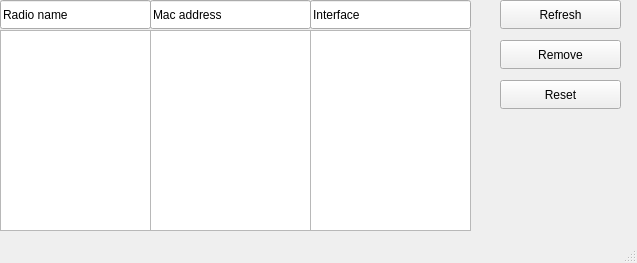
<?xml version="1.0" encoding="UTF-8"?>
<ui version="4.0">
 <class>MainWindow</class>
 <widget class="QMainWindow" name="MainWindow">
  <property name="geometry">
   <rect>
    <x>0</x>
    <y>0</y>
    <width>637</width>
    <height>263</height>
   </rect>
  </property>
  <property name="windowTitle">
   <string>Connection table</string>
  </property>
  <widget class="QWidget" name="centralwidget">
   <widget class="QListWidget" name="macField">
    <property name="geometry">
     <rect>
      <x>150</x>
      <y>30</y>
      <width>161</width>
      <height>201</height>
     </rect>
    </property>
   </widget>
   <widget class="QPushButton" name="refreshButton">
    <property name="geometry">
     <rect>
      <x>500</x>
      <y>0</y>
      <width>121</width>
      <height>29</height>
     </rect>
    </property>
    <property name="text">
     <string>Refresh</string>
    </property>
   </widget>
   <widget class="QListWidget" name="interfaceField">
    <property name="geometry">
     <rect>
      <x>310</x>
      <y>30</y>
      <width>161</width>
      <height>201</height>
     </rect>
    </property>
   </widget>
   <widget class="QPushButton" name="removeButton">
    <property name="geometry">
     <rect>
      <x>500</x>
      <y>40</y>
      <width>121</width>
      <height>29</height>
     </rect>
    </property>
    <property name="text">
     <string>Remove</string>
    </property>
   </widget>
   <widget class="QLineEdit" name="version_2">
    <property name="geometry">
     <rect>
      <x>310</x>
      <y>0</y>
      <width>161</width>
      <height>29</height>
     </rect>
    </property>
    <property name="text">
     <string>Interface</string>
    </property>
   </widget>
   <widget class="QPushButton" name="resetButton">
    <property name="geometry">
     <rect>
      <x>500</x>
      <y>80</y>
      <width>121</width>
      <height>29</height>
     </rect>
    </property>
    <property name="text">
     <string>Reset</string>
    </property>
   </widget>
   <widget class="QLineEdit" name="version">
    <property name="geometry">
     <rect>
      <x>150</x>
      <y>0</y>
      <width>161</width>
      <height>29</height>
     </rect>
    </property>
    <property name="text">
     <string>Mac address</string>
    </property>
   </widget>
   <widget class="QLineEdit" name="package_2">
    <property name="geometry">
     <rect>
      <x>0</x>
      <y>0</y>
      <width>151</width>
      <height>29</height>
     </rect>
    </property>
    <property name="text">
     <string>Radio name</string>
    </property>
   </widget>
   <widget class="QListWidget" name="nameField">
    <property name="geometry">
     <rect>
      <x>0</x>
      <y>30</y>
      <width>151</width>
      <height>201</height>
     </rect>
    </property>
   </widget>
  </widget>
  <widget class="QStatusBar" name="statusbar"/>
 </widget>
 <resources/>
 <connections/>
</ui>
